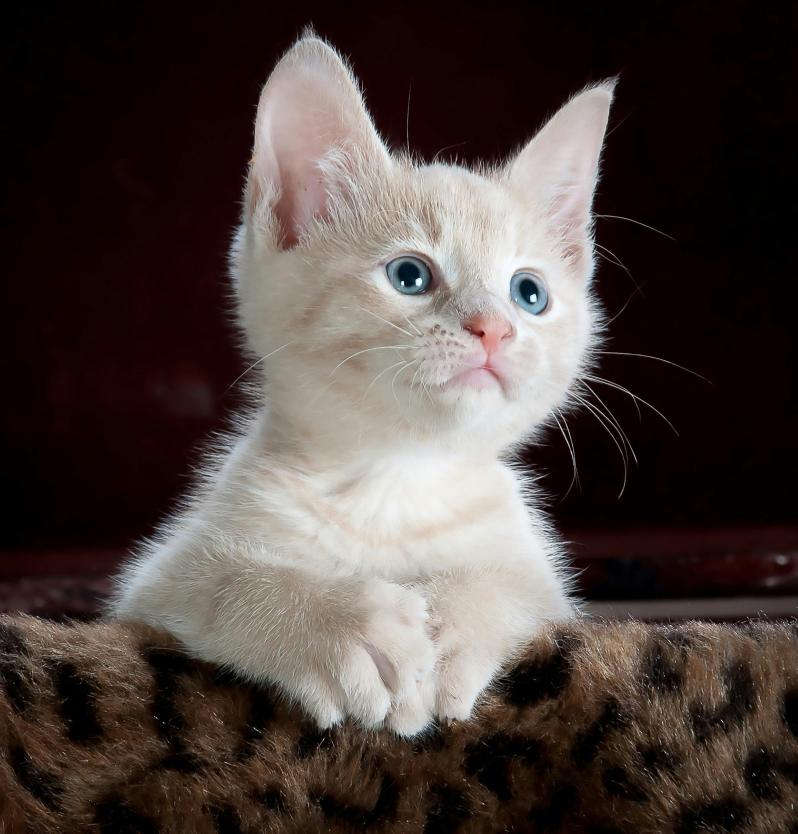
#> input picture Images/Cat4.jpg, 2392 x 2500 px (shown at 1/3 size)
$ python transformations.py
#> lines starting #> are read from the running program, lines starting #| are printed output that depends on the picture
import cv2 as cv
import numpy as np

img = cv.imread('Images/Cat4.jpg')
#> img is the input picture: shape (2500, 2392, 3); mean B, G, R 63.1, 66.8, 77.4
resized = cv.resize(img, (500,500))
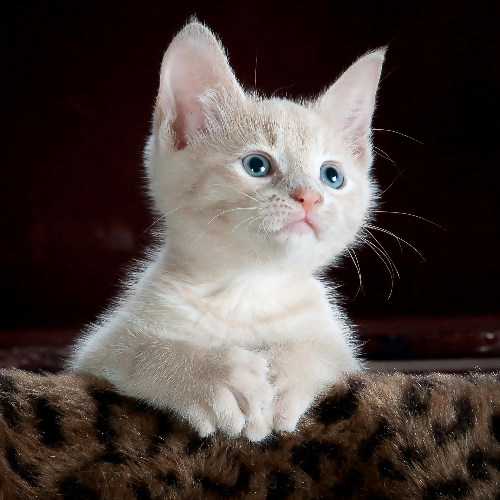
#> resized: shape (500, 500, 3); mean B, G, R 63.1, 66.8, 77.4

cv.imshow('Cat',resized)

# Translation
# Shifting the images along the x and y axis
def translate(img, x, y):
#> called with x = -100, y = 100
    transMat = np.float32([[1,0,x],[0,1,y]])
    dimensions = (img.shape[1], img.shape[0])
#> dimensions = (500, 500)
    return cv.warpAffine(img, transMat, dimensions)
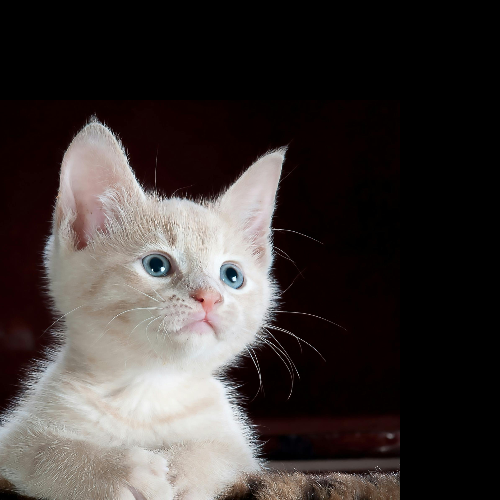
#> returned value: shape (500, 500, 3); mean of channels 0, 1, 2 54.3, 56.1, 62.2; drawn as B, G, R

# -x = left x= right
# -y = up  y = down

translated = translate(resized, -100, 100)
cv.imshow('Translated', translated)


# Rotation
# Open CV allows to rotate the image from any point....not necessarily the center of the image
def rotate(img, angle, rotPoint=None):
#> called with angle = 45
    (height, width) = img.shape[:2]
#> height = 500; width = 500

    if rotPoint is None:
        rotPoint = (width//2, height//2)
#> rotPoint = (250, 250)

    rotMat = cv.getRotationMatrix2D(rotPoint, angle, 1.0)
    dimensions = (width, height)
#> dimensions = (500, 500)

    return cv.warpAffine(img, rotMat, dimensions)
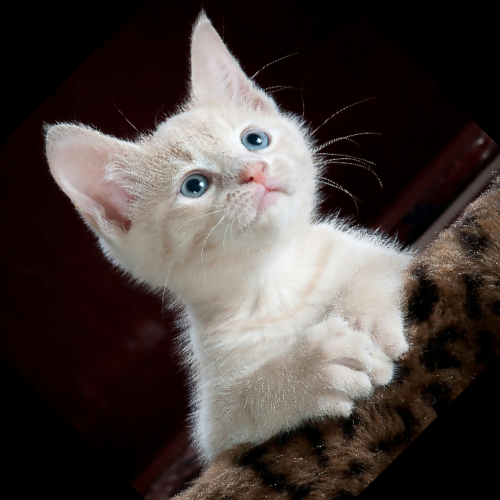
#> returned value: shape (500, 500, 3); mean of channels 0, 1, 2 60.8, 63.7, 72.6; drawn as B, G, R

rotated = rotate(resized, 45)
cv.imshow('Rotoated', rotated)

# Flipping
flip = cv.flip(resized, -1)
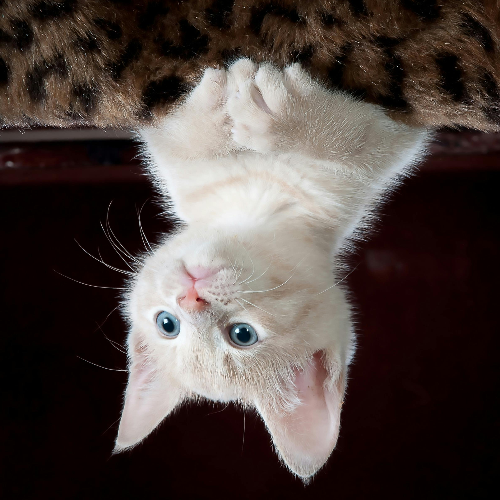
#> flip: shape (500, 500, 3); mean B, G, R 63.1, 66.8, 77.4
cv.imshow('Flipped', flip)

# 0 - flip the image along x -axis  - vertical flip
# 1 - flip the image along y - axis  - horizontal flip
# -1 - flip the image along both the axes

cv.waitKey(0)

$ run again, with Images/Cat6.jpg copied over Images/Cat4.jpg
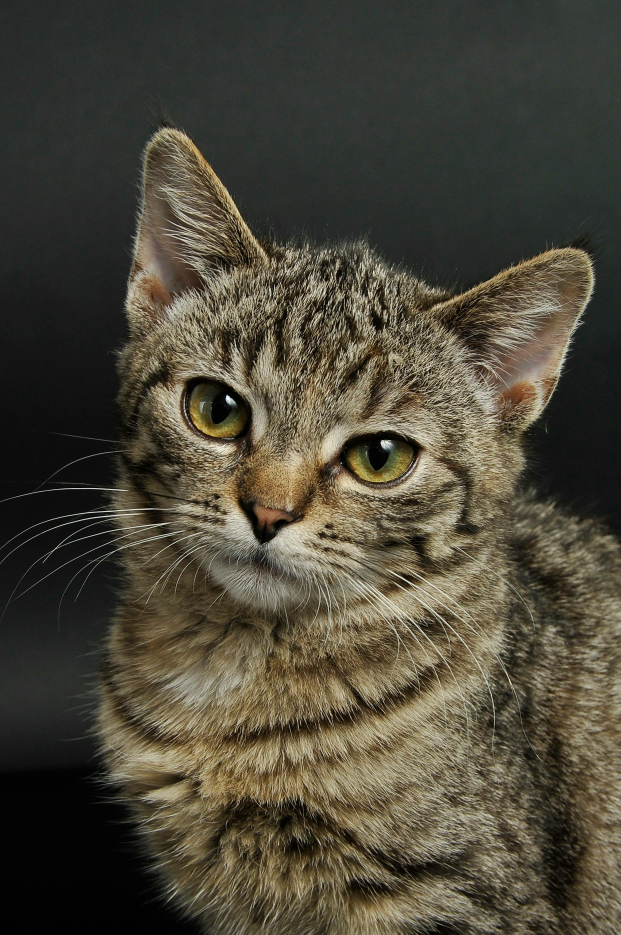
#> input picture Images/Cat6.jpg, 1862 x 2804 px (shown at 1/3 size)
#> img is the input picture: shape (2804, 1862, 3); mean B, G, R 57.3, 71.5, 76.1
#> in rotate, `return cv.warpAffine(img, rotMat, dimensions)`:
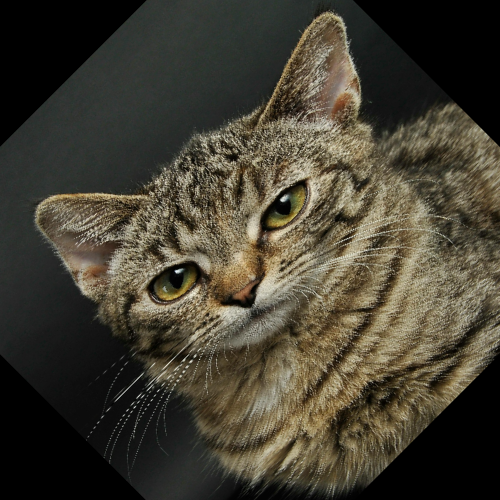
#> returned value: shape (500, 500, 3); mean of channels 0, 1, 2 50.2, 63.3, 67.9; drawn as B, G, R
#> `flip = cv.flip(resized, -1)`:
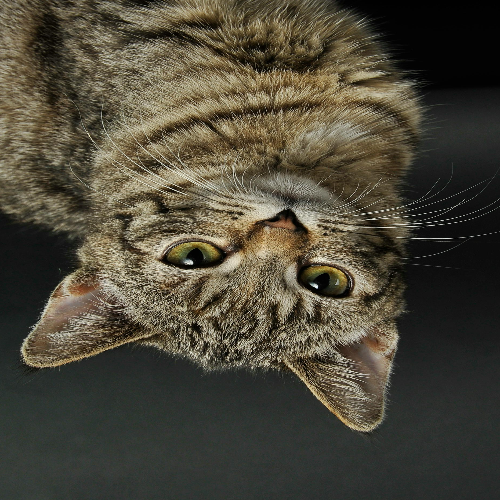
#> flip: shape (500, 500, 3); mean B, G, R 57.2, 71.4, 76
